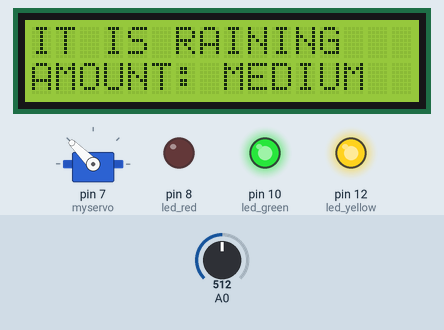
Bench run of a sketch on a simulated Arduino Uno, built with avr-gcc and run on an emulated ATmega328P. Parts: 16×2 character LCD, servo, output pins drawn as LEDs (lit = HIGH). The test bench sets the inputs (shaded band); at power-on: A0 = 512. What the sketch prints to the serial monitor is not drawn.

Above: at 5.27 s.
6.3 s: A0 set to 450
At 7.41 s:
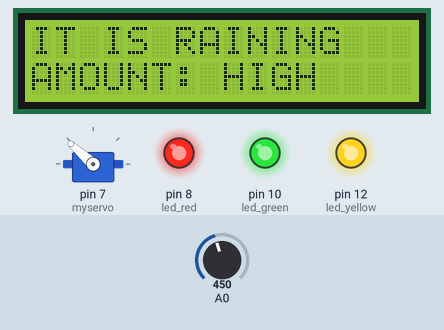
9.6 s: A0 set to 610
At 11.9 s:
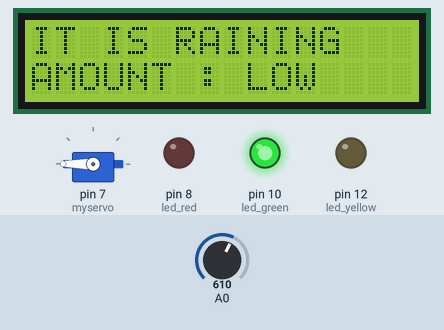
12.4 s: A0 set to 794
17.5 s: A0 set to 816
At 20.3 s:
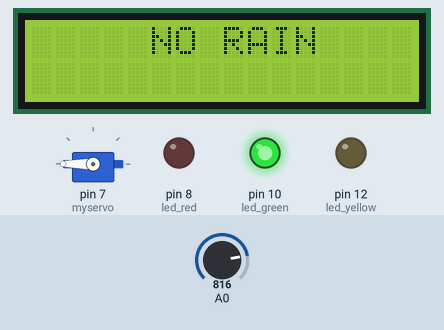
20.6 s: A0 set to 590
At 21.66 s:
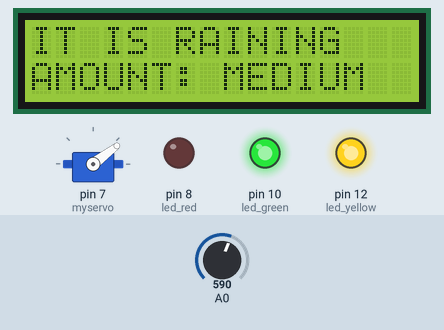
Timing chart, 0 to 27.7 s (numbered marks = the images above; inputs shaded):
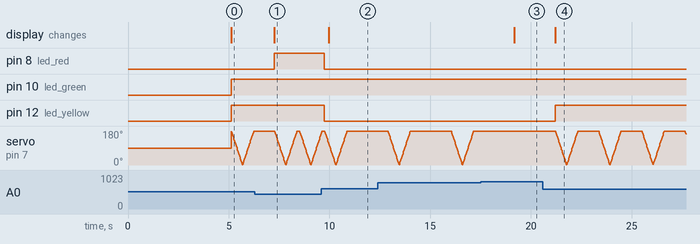

The sketch:

Automatic_Car_wiper.ino
```cpp
#include <Servo.h>
#include <Wire.h>
#include <LiquidCrystal_I2C.h>

LiquidCrystal_I2C lcd(0x27,16,2);
Servo myservo;

int pos = 0;
int sensorValue = 0;
int led_red = 8;
int led_green = 10;
int led_yellow = 12;
void setup() {
  Serial.begin(9600);
  lcd.begin();
  myservo.attach(7);
  lcd.clear();
  lcd.setCursor(0,0);
  lcd.print("   AUTOMATIC ");
  lcd.setCursor(0,1);
  lcd.print("   CAR WIPER ");
  pinMode(led_red, OUTPUT);
  pinMode(led_green, OUTPUT);
  pinMode(led_yellow, OUTPUT);
  delay(5000);
}

void loop()
{
sensorValue = analogRead(A0);
Serial.println(sensorValue);
if(sensorValue>800){
  myservo.write(180);
  lcd.clear();
  lcd.setCursor(0,0);
  lcd.print("     NO RAIN ");
  digitalWrite(led_red, LOW);
  digitalWrite(led_red, LOW);
  digitalWrite(led_red, LOW);
  delay(1000);
  }
if(sensorValue<=800 && sensorValue>600){
  lcd.setCursor(0,0);
  lcd.print("IT IS RAINING ");
  lcd.setCursor(0,1);
  lcd.print("AMOUNT : LOW  ");
  digitalWrite(led_red, LOW);
  digitalWrite(led_green, HIGH);
  digitalWrite(led_yellow, LOW);

  for (pos = 180; pos >= 0; pos-=1) {
    myservo.write(pos);
    delay(3);
  }
  for (pos = 0; pos <= 180; pos+=1) {
    myservo.write(pos);
    delay(3);
  }
  delay(2000);
}

if(sensorValue<=600 && sensorValue>460){
  lcd.setCursor(0,0);
  lcd.print("IT IS RAINING   ");
  lcd.setCursor(0,1);
  lcd.print("AMOUNT: MEDIUM ");
  digitalWrite(led_red, LOW);
  digitalWrite(led_green,HIGH);
  digitalWrite(led_yellow, HIGH);
  for (pos = 180; pos >= 0; pos-=1) {
    myservo.write(pos);
    delay(3);
  }
  for (pos = 0; pos <= 180; pos+=1) {
    myservo.write(pos);
    delay(3);
  }
  delay(1000);
}

if(sensorValue<460){
  lcd.setCursor(0,0);
  lcd.print("IT IS RAINING   ");
  lcd.setCursor(0,1);
  lcd.print("AMOUNT: HIGH    ");
  digitalWrite(led_red, HIGH);
  digitalWrite(led_green, HIGH);
  digitalWrite(led_yellow, HIGH);
  for (pos = 180; pos >= 0; pos-=1) {
    myservo.write(pos);
    delay(3);
  }
  for (pos = 0; pos <= 180; pos+=1) {
    myservo.write(pos);
    delay(3);
  }
  delay(100);
}

}
```

Measured:
- the behaviour switches between 800 and 801 on A0 (found by bisection; images 2 and 3)
- after the input at 6.3 s, pin 8 (led_red): LOW → HIGH after 0.97 s; the display: changes after 0.97 s (image 1)
- after the input at 9.6 s, pin 8 (led_red), pin 12 (led_yellow): HIGH → LOW after 0.15 s; the display: changes after 0.37 s (image 2)
- after the input at 17.5 s, servo on pin 7 (myservo): stops changing and stays 180°; the display: changes after 1.7 s (image 3)
